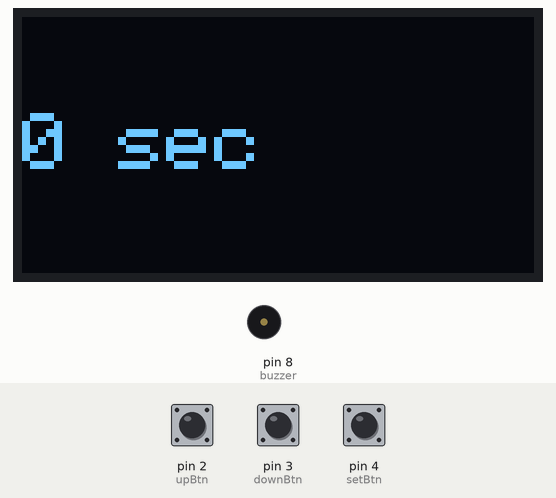
This sketch was run on a simulated Arduino Uno, built with avr-gcc and run on an emulated ATmega328P. Shown: 128×64 one-colour display, buzzer (waves = sounding, pin HIGH). The inputs (shaded band) are chosen by the test bench; at power-on: pin 2 (upBtn) HIGH, pin 4 (setBtn) HIGH, pin 3 (downBtn) HIGH. The display library's start-up logo is not drawn.

Above: at 2.2 s.
2.3 s: pin 2 (upBtn) pulled LOW for 0.15 s
At 3.1 s:
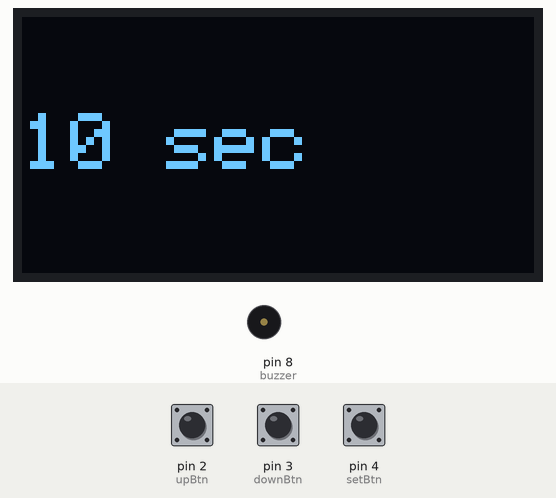
3.9 s: pin 4 (setBtn) pulled LOW for 0.15 s
At 14.15 s:
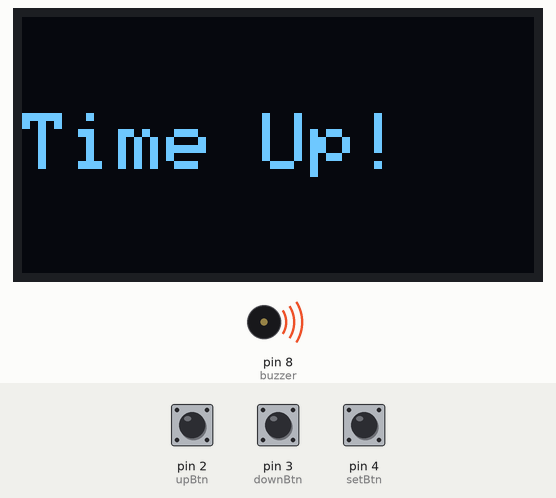
Timing chart, 0 to 15.7 s (numbered marks = the images above; inputs shaded):
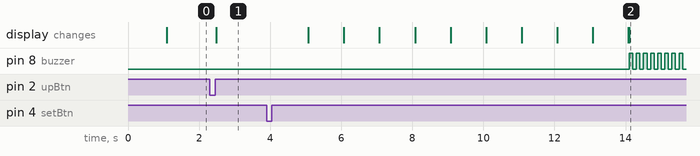

The sketch:

digital_timer.ino
```cpp
#include <Adafruit_SSD1306.h>
Adafruit_SSD1306 display(128, 64, &Wire);

int upBtn = 2, downBtn = 3, setBtn = 4;
int buzzer = 8;

int timeSet = 0;  // seconds
unsigned long lastTime = 0;
bool running = false;
bool alarm = false;

// Button press detection function
byte press(byte pin) {
  if (digitalRead(pin) == 0) {
    delay(50);  //debounce
    int timer = 0;
    bool long_press = 0;
    while (digitalRead(pin) == 0) {
      delay(50);
      timer += 50;
      if (timer > 1000 && long_press == 0) long_press = 1;
    }
    return long_press + 1;
  }
  return 0;
}

void time_show() {
  // Display
  display.clearDisplay();
  display.setCursor(0, 24);
  display.print(timeSet);
  display.print(" sec");
  display.display();
}

void setup() {
  pinMode(upBtn, INPUT_PULLUP);
  pinMode(downBtn, INPUT_PULLUP);
  pinMode(setBtn, INPUT_PULLUP);
  pinMode(buzzer, OUTPUT);

  display.begin(SSD1306_SWITCHCAPVCC, 0x3C);
  display.display();
  delay(1000);
  display.clearDisplay();
  display.setTextSize(2);
  display.setTextColor(1);
  time_show();
}

void loop() {

  byte setPress = press(setBtn);

  // RESET (long press)
  if (setPress == 2) {
    timeSet = 0;
    running = false;
    alarm = false;
    time_show();
  }

  // START / PAUSE (short press)
  if (setPress == 1) {
    if (timeSet != 0) running = !running;
    alarm = false;
    lastTime = millis();
  }

  // Adjust time only when not running
  if (!running && !alarm) {
    if (press(upBtn) >= 1) {
      timeSet += 10;
      time_show();
    }
    if (press(downBtn) >= 1 && timeSet >= 10) {
      timeSet -= 10;
      time_show();
    }
  }

  // Countdown using millis()
  if (running && timeSet > 0) {
    if (millis() - lastTime >= 1000) {
      lastTime = millis();
      timeSet--;
      time_show();
    }
  }

  // Time up
  if (timeSet == 0 && running) {
    running = false;
    alarm = true;
    display.clearDisplay();
    display.setCursor(0, 24);
    display.print("Time Up!");
    display.display();
  }

  // Alarm beeping
  if (alarm) {
    digitalWrite(buzzer, HIGH);
    delay(100);
    digitalWrite(buzzer, LOW);
    delay(100);
  }
}
```

Measured:
- after the input at 2.3 s, the display: changes after 0.18 s (image 1)
- after the input at 3.9 s, pin 8 (buzzer): alternates HIGH for 0.10 s and LOW for 0.10 s, starting after 10.2 s; the display: first changes after 1.2 s (image 2 shows a later state)
